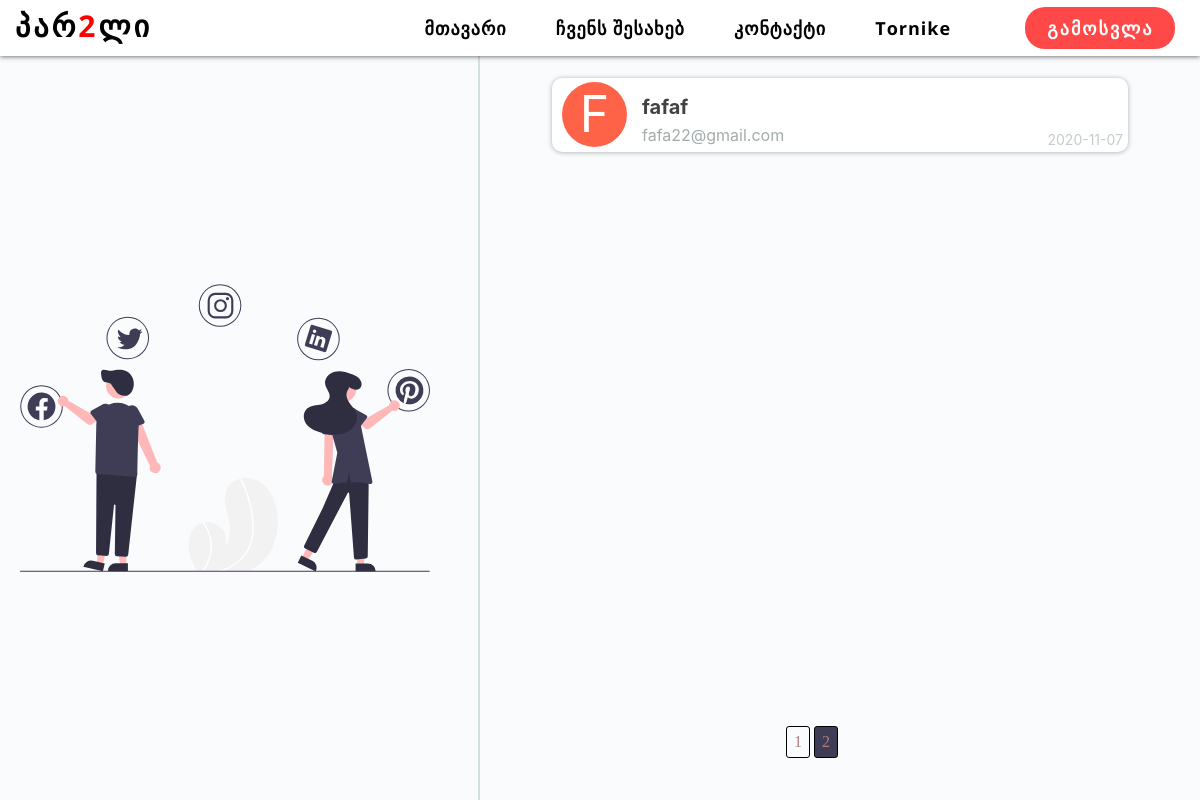
The page /my_accounts?page=2 (signed in) on the database its author committed.
### passwordmanager/models.py (models this page shows, shortened)
class User(db.Model, UserMixin):
    id = db.Column(db.Integer, primary_key=True)
    first_name = db.Column(db.String(20), nullable=False)
    last_name = db.Column(db.String(20), nullable=False)
    email = db.Column(db.String(120), nullable=False)
    password = db.Column(db.String(60), nullable=False)
    accounts = db.relationship('Account', backref='owner', lazy=True)

class Account(db.Model):
    id = db.Column(db.Integer, primary_key=True)
    username = db.Column(db.String(20))
    email = db.Column(db.String(120))
    password = db.Column(db.String(60), nullable=False)
    site = db.Column(db.String(100), nullable=False)
    date_added = db.Column(db.DateTime, nullable=False, default=datetime.utcnow)
    user_id = db.Column(db.Integer, db.ForeignKey('user.id'), nullable=False)

### passwordmanager/routes.py (the view)
@app.route('/my_accounts', methods=['POST', 'GET'])
@login_required
def my_accounts():
    hex_color = '#fafa33'
    page = request.args.get('page', 1, type=int)
    accounts = Account.query.filter_by(owner = current_user).paginate(page=page, per_page=6)
    return render_template('my_accounts.html', accounts=accounts, color=hex_color)

### passwordmanager/models.py (called while the page is built)
@login_manager.user_loader
def load_user(user_id):
    return User.query.get(int(user_id))

### passwordmanager/templates/my_accounts.html
{% extends 'base.html' %}
{% block content %}
<div class="accounts-cont">
    <div class="accounts-p-cont">
        <img class="modal-pic" src="{{url_for('static', filename='pictures/my_account1.svg')}}" alt="">
    </div>
    <div class="accounts-info-cont">
        {% for account in accounts.items %}
        <div class="accounts-info">
            <div class="">
                <p class="acc-info-N">
                    {{ account.site[0] }}
                </p>
            </div>
            <div class="acc-info-desc">
                <a href="{{ url_for('account_show', account_id=account.id) }}"
                    class="acc-info-title">{{ account.site }}</a>
                <p class="acc-info-email">{{ account.email }}</p>
                <p class="acc-info-date">{{ account.date_added.strftime('%Y-%m-%d') }}</p>
            </div>
        </div>
        {% endfor %}
    </div>
    <div class="pages_cont">
        {% for page_num in accounts.iter_pages(left_edge=1, right_edge=1, left_current=1, right_current=2) %}
        {% if page_num %}
        {% if accounts.page == page_num %}
        <a class="page_selected" href="{{ url_for('my_accounts', page=page_num) }}">{{ page_num }}</a>
        {% else %}
        <a class="page" href="{{ url_for('my_accounts', page=page_num) }}">{{ page_num }}</a>
        {% endif %}
        {% else %}
        <p>...</p>
        {% endif %}
        {% endfor %}
    </div>
</div>
{% endblock %}

### passwordmanager/templates/base.html (shortened to what this page needs)
<!DOCTYPE html>
<html lang="en">
<head>
    <link rel="stylesheet" type='text/css' href="{{ url_for('static', filename='reset.css') }}">
    <link rel="stylesheet" type='text/css' href="{{ url_for('static', filename='style.css') }}">
</head>
<body>
    <div>
        <nav class="navbar">
            <div class="logo">
                <a href="{{ url_for('home') }}">პარ<span style="color: red;">2</span>ლი</a>
            </div>
            <ul class="nav-ul">
                <li class="li-l"><a href="{{ url_for('home') }}">მთავარი</a></li>
                <li class="li-l"><a href="{{ url_for('about') }}">ჩვენს შესახებ</a></li>
                <li class="li-l"><a href="{{ url_for('contact') }}">კონტაქტი</a></li>
                {% if current_user.is_authenticated %}
                <li class="li-l"><a href="{{ url_for('account') }}"
                        style="text-transform: capitalize;">{{ current_user.first_name }}</a></li>
                <li class="li-logout"><a href="{{ url_for('logout') }}">გამოსვლა</a></li>
                {% else %}
                <li class="li-l"><a href="{{ url_for('login') }}">შესვლა</a></li>
                <li class="li-r"><a href="{{ url_for('register') }}" id="nav-join-us">რეგისტრაცია</a></li>
                {% endif %}
            </ul>
        </nav>
        {% block content %}
        {% endblock %}
    </div>
</body>
</html>

### passwordmanager/static/style.css (style rules this page uses)
body { margin-top: 7vh; background-color: #f9fbfd; }
.navbar { display: flex; position: fixed; top: 0; width: 100%; background-color: #ffffff; z-index: 10; justify-content: space-between; align-items: center; height: 7vh; font-family: 'Open Sans', sans-serif; box-shadow: 0px 0.5px 5px rgba(0, 0, 0, 0.618); }
.navbar a { color: black; letter-spacing: 1px; font-size: 18px; font-weight: bold; }
.logo { display: flex; align-items: center; text-align: center; height: 7vh; padding-bottom: 4px; }
.logo a { width: 10%; color: black; font-size: 30px; font-weight: bolder; margin-left: 15px; letter-spacing: 3px; cursor: pointer; }
.nav-ul { display: flex; align-items: center; justify-content: space-around; width: 800px; }
.li-logout { background-color: rgba(255, 0, 0, 0.712); border-radius: 20px; margin-left: 25px; padding: 12px; display: flex; justify-content: center; width: 150px; }
.li-logout a { color: white; letter-spacing: 2px; }
.modal-pic { max-width: 90%; padding-left: 20px; }
.accounts-cont { display: flex; }
.accounts-p-cont { display: flex; width: 40%; height: 93vh; border-right: 2px solid #d4e0e0; }
.accounts-info-cont { display: flex; flex-direction: column; width: 60%; height: 93vh; align-items: center; font-family: -apple-system, BlinkMacSystemFont, 'Segoe UI', Roboto, Oxygen, Ubuntu, Cantarell, 'Open Sans', 'Helvetica Neue', sans-serif; }
.accounts-info { display: flex; width: 80%; height: 10%; background-color: #fff; align-items: center; border-radius: 10px; position: relative; margin-top: 3%; box-shadow: 0px 0.5px 5px rgba(0, 0, 0, 0.300); }
.acc-info-desc { display: flex; flex-direction: column; }
.acc-info-N { width: 65px; height: 65px; line-height: 65px; border-radius: 50%; font-size: 50px; color: #fff; text-align: center; background: #3f3d56; background: tomato; text-transform: uppercase; margin-right: 10px; margin-left: 10px; }
.acc-info-title { font-size: 20px; font-weight: bold; padding: 5px; margin-top: 10px; color: #424242; text-align: left; }
.acc-info-email { padding: 5px; color: #a3acac; }
.acc-info-date { position: absolute; bottom: 5px; right: 5px; font-size: 14px; color: #c3cbcb; }
.pages_cont { display: flex; justify-content: center; position: absolute; bottom: 5%; right: 30%; }
.pages_cont a { margin: 2px; border: 1px solid black; color: rgb(172, 125, 125); border-radius: 3px; padding: 7px; }
.page_selected { background: #3f3d56; }

### rows shown on the page
User: first_name "Tornike"
Account: site "F", site "fafaf", email "fafa22@gmail.com", date_added "2020-11-07"

### other values the page prints
{{ page_num }} "1"
{{ page_num }} "2"
